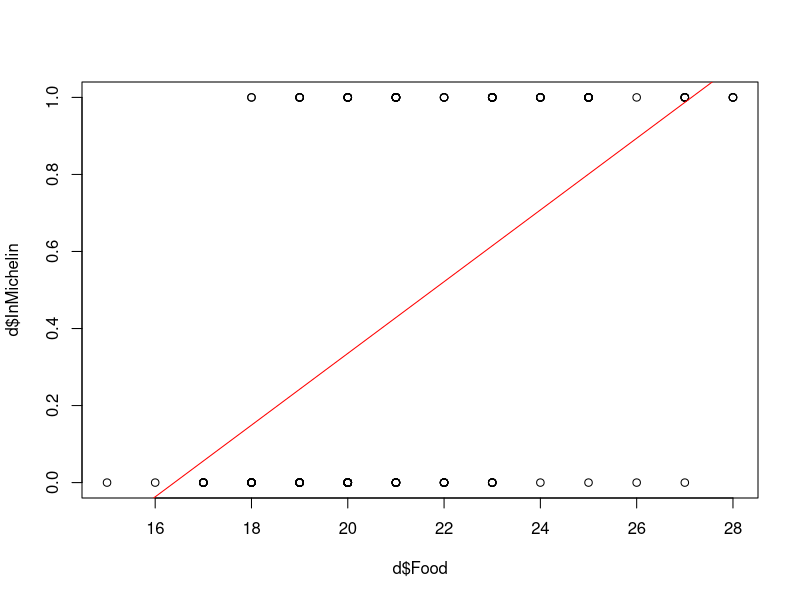
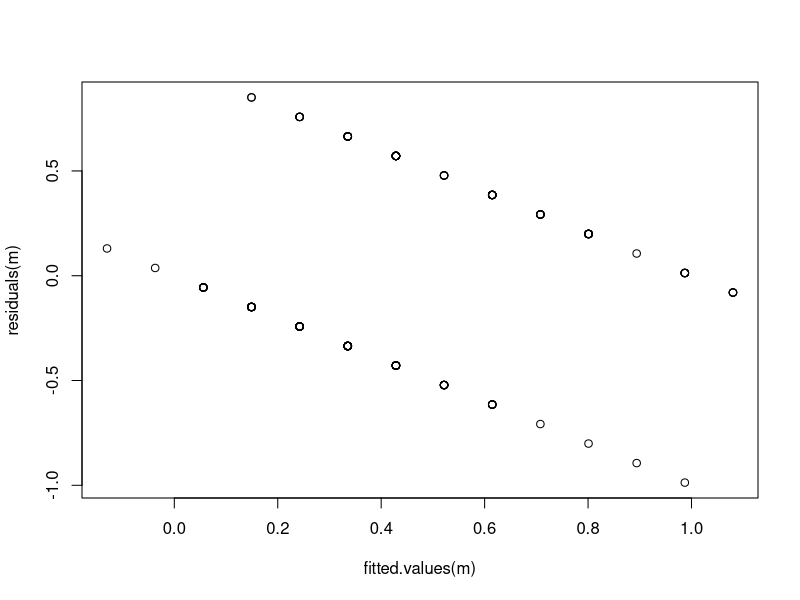
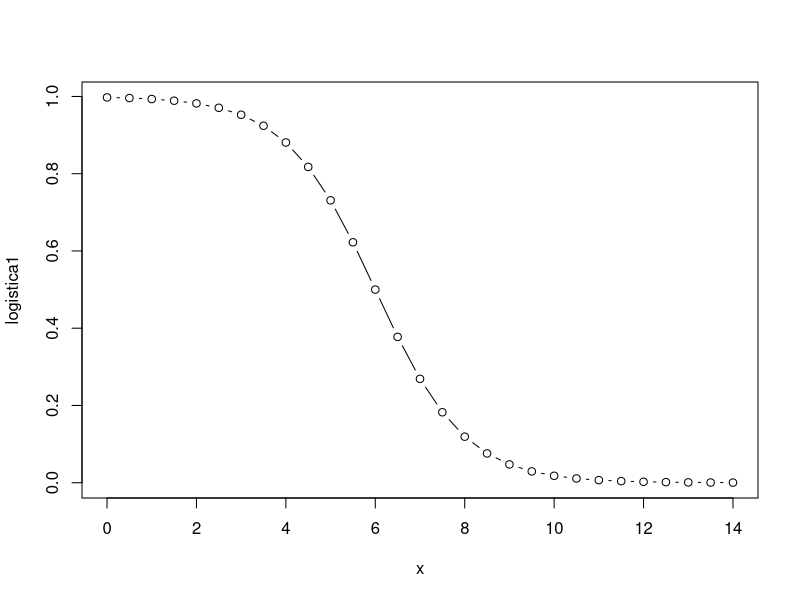
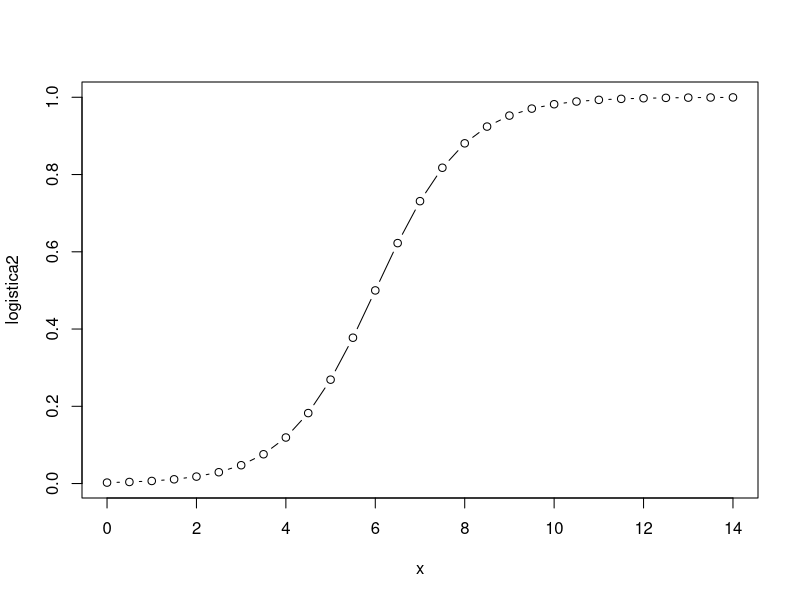

Reproduce these figures in R, in order.
## ---- chunk 1
d = read.csv("datos/MichelinNY.csv")
str(d)
## ---- chunk 2
m = lm(InMichelin ~ Food, data = d)
plot(d$Food, d$InMichelin)
abline(m, col = "red")
## ---- chunk 3
plot(fitted.values(m), residuals(m))
## ---- chunk 4
# ejemplo de función logística
x = seq(0,14,0.5)
logistica1 = 1/(1+exp(-6 + 1*x))
plot(x,logistica1, type = "b")
## ---- chunk 5
# ejemplo de función logística
logistica2 = 1/(1+exp(6 - 1*x))
plot(x,logistica2, type = "b")
## ---- chunk 6
logit1_logL = function(beta,y,x){
  # beta = [beta0 beta1]
  n = length(y)
  suma = 0
  for (i in 1:n){
    suma = suma + y[i]*(beta[1] + beta[2]*x[i]) - 
      log(1 + exp(beta[1] + beta[2]*x[i]))
  }
  return(suma)
}
## ---- chunk 7
beta = c(-12,1)
logit1_logL(beta,d$InMichelin,d$Food)
## ---- chunk 8
logit1_grad = function(beta,y,x){
  n = length(y)
  X = cbind(rep(1,n),x)
  y = matrix(y, nrow = n, ncol = 1)
  pi = matrix(0, nrow = n, ncol = 1)
  for (i in 1:n){
    pi[i,1] = exp(beta[1] + beta[2]*x[i])/(1 + exp(beta[1] + beta[2]*x[i]))
  }
  grad = t(X) %*% (y - pi)
  return(grad)
}
## ---- chunk 9
beta = c(-12,1)
logit1_grad(beta, d$InMichelin, d$Food)
## ---- chunk 10
logit1_hess = function(beta,x){
  n = length(x)
  X = cbind(rep(1,n),x)
  W = matrix(0, nrow = n, ncol = n)
  for (i in 1:n){
    pi = exp(beta[1] + beta[2]*x[i])/(1 + exp(beta[1] + beta[2]*x[i]))
    W[i,i] = pi*(1-pi)
  }
  hess = -t(X) %*% W %*% X
  return(hess)
}
## ---- chunk 11
beta = c(-12,1)
logit1_hess(beta, d$Food)
## ---- chunk 12
# fdHess es una función del paquete nlme que
# calcula el gradiente y el hessiano numéricamente 
# mediante diferencias finitas 
# (se utiliza aquí para comprobar los resultados)
nlme::fdHess(beta,logit1_logL, y = d$InMichelin, x = d$Food)
## ---- chunk 13
logit1_Newton = function(beta_i, y, x, max_iter = 100, tol = 10^(-6), alfa = 0.1){
  
  # punto de partida
  beta = beta_i
  
  iter = 1
  tol1 = Inf
  while ((iter <= max_iter) & (tol1 > tol)){
    fun = logit1_logL(beta,y,x)
    grad = logit1_grad(beta,y,x)
    hess = logit1_hess(beta,x)
    beta = beta - alfa*solve(hess) %*% grad
    fun1 = logit1_logL(beta,y,x)
    tol1 = abs((fun1-fun)/fun)
    print(paste("Iteracion ",iter," log-verosimilitud ",fun1))
    iter = iter + 1
  }
  return(beta)
}
## ---- chunk 14
m = lm(InMichelin ~ Food, data = d)
beta_i = coef(m)
logit1_Newton(beta_i,d$InMichelin,d$Food)
## ---- chunk 15
logit1_logL_optim = function(beta,y,x){
  logL = logit1_logL(beta,y,x)
  return(-logL)
}
## ---- chunk 16
mle = optim(par = beta_i, fn = logit1_logL_optim, y = d$InMichelin, x = d$Food, gr = NULL, method = "BFGS", hessian = TRUE, control = list(trace=1, REPORT = 1, maxit = 200))
mle$par
## ---- chunk 17
m2 = glm(InMichelin ~ Food, data = d, family = binomial)
summary(m2)
## ---- chunk 18
d$InMichelin = factor(d$InMichelin, labels = c("No","Yes"))
str(d)
## ---- chunk 19
m3 = glm(InMichelin ~ Food, data = d, family = binomial)
summary(m3)
## ---- chunk 20
d$InMichelin = relevel(d$InMichelin, ref = "Yes")
m4 = glm(InMichelin ~ Food, data = d, family = binomial)
summary(m4)
